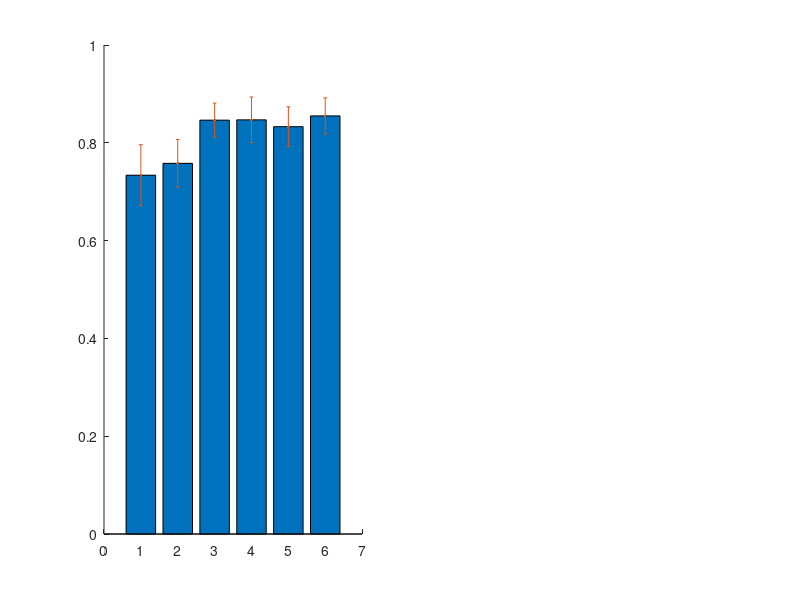

Recreate this plot in MATLAB. (Note: this script raises an error after producing the figure.)
%% generating plots related to simulation model 1
%% Refer running_simulation1 (Fig3).m to generate the loading files used here.


%% Figure 3.(A)-(B)

addpath(genpath(pwd))


%% loading file (See running_simulation1 (Fig3).m to generate the below mat file).
load('main_sim_plot_rng_150_001.mat')


ind_method=1:6; 
avg_perf=0;  sqr_perf=0;
for ii=1:50
    avg_perf=avg_perf+performance_set{ii}/50;
    sqr_perf=sqr_perf+(performance_set{ii}.^2)/50;
end
vars=sqr_perf-avg_perf.^2;  stds=sqrt(vars);

mat_perf=zeros(6,50); 
for ii=1:50
    mat_perf(:,ii)=performance_set{ii}(1,ind_method)';
end
pp_set=[];
for ii=1:6
[hh, pp]= ttest(mat_perf(ii,:),mat_perf(6,:)); pp_set=[pp_set,pp];
end
avg_perf(1,ind_method)
pp_set

title={'SC', 'SSC','tSNE','SIMLR', 'PSSC', 'MPSSC'};
[title; num2cell(avg_perf)]
[title; num2cell(stds)]

mean_val1= avg_perf(1,ind_method);
std_val1=stds(1,ind_method);

ylim1=min(mean_val1)-0.1; ylim2=max(mean_val1)+0.1;
clf
subplot(1,2,1)
hold on
ttt1=bar(1:6,mean_val1); 
ttt2=errorbar(1:6,mean_val1,std_val1,'.'); ttt2.Color='k'
set(gca,'XTick',1:1:6)
ttt=xlabel('Method'); ttt.FontSize=15;
xlim([0 7]); ylim([0.45 0.9])
ylabel('NMI', 'FontSize', 15)
alpha 0.5
xticklabels({'SC'    'SSC'     'tSNE'    'SIMLR'      'PSSC'  'MPSSC' });   xtickangle(45)
htext=text(-0.06,1.06,'A','Units','normalized')
htext.FontSize=20;
set(gca,'FontSize', 14);


%% loading file (See running_simulation1 (Fig3).m to generate the below mat file).
load('main_sim_plot_rng_150_0006.mat')     
avg_perf=0;  sqr_perf=0;
for ii=1:50
    avg_perf=avg_perf+performance_set{ii}/50;
    sqr_perf=sqr_perf+(performance_set{ii}.^2)/50;
end
vars=sqr_perf-avg_perf.^2;  stds=sqrt(vars);


mat_perf=zeros(6,50); 
for ii=1:50
    mat_perf(:,ii)=performance_set{ii}(1,ind_method)';
end
pp_set=[];
for ii=1:6
[hh, pp]= ttest(mat_perf(ii,:),mat_perf(6,:)); pp_set=[pp_set,pp];
end
avg_perf(1,ind_method)
pp_set

mean_val1= avg_perf(1,ind_method);
std_val1=stds(1,ind_method);

ylim1=min(mean_val1)-0.1; ylim2=max(mean_val1)+0.1;

subplot(1,2,2)
hold on
ttt1=bar(1:6,mean_val1); mean_val1(4)=0.75; 
ttt2=errorbar(1:6,mean_val1,std_val1,'.'); ttt2.Color='k'
set(gca,'XTick',1:1:6)
ttt=xlabel('Method'); ttt.FontSize=15;
xlim([0 7]); ylim([0.45 0.9])
ylabel('NMI', 'FontSize', 15)
alpha 0.5
xticklabels({'SC'    'SSC'       'tSNE'    'SIMLR'   'PSSC' 'MPSSC'});   xtickangle(45)
htext=text(-0.06,1.06,'B','Units','normalized')
htext.FontSize=20;
set(gca,'FontSize', 14);


fig = gcf;
fgP = fig.Position;
fgP(4) = fgP(4)/2.5;
set(gcf,'PaperPositionMode','auto');
print -depsc simulation_main_plot_miss2









